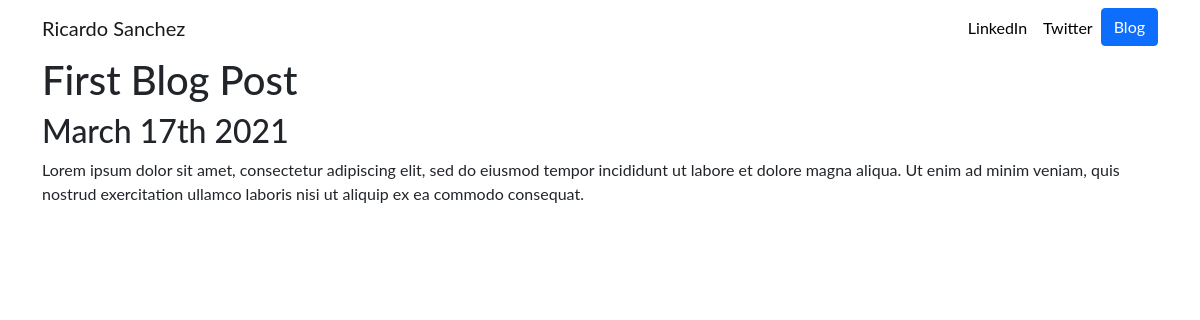
Page /blog/1/ on the committed database.
### blog/models.py (models this page shows, shortened)
class Post(models.Model):
    title = models.CharField(max_length=50)
    content = models.TextField()
    date_posted = models.DateField(auto_now_add=True)

### blog/views.py (the view)
# urls.py: path('<int:post_id>/', views.detail, name='detail'),
def detail(request, post_id):
    post = get_object_or_404(Post, pk=post_id)
    title = post.title
    return render(request, "blog/detail.html", {"title": title, "post": post})

### blog/templates/blog/detail.html
{% extends 'base.html' %}
{% block content %}
<h1>{{ post.title }}</h1>
<h2>{{ post.date_posted|date:'F jS Y' }}</h2>
<p>{{ post.content|safe }}</p>
{% endblock content %}

### portfolio/static/portfolio/custom.css (style rules this page uses)
body { font-family: 'Lato', sans-serif; }

### rows in the picture
Post: title "First Blog Post", date_posted "March 17th 2021", content "Lorem ipsum dolor sit amet, consectetur adipiscing elit, sed do eiusmod tempor incididunt ut labore et dolore magna aliqua. Ut enim ad minim veniam, quis nostrud exercitation ullamco laboris nisi ut aliquip ex ea commodo consequat."
